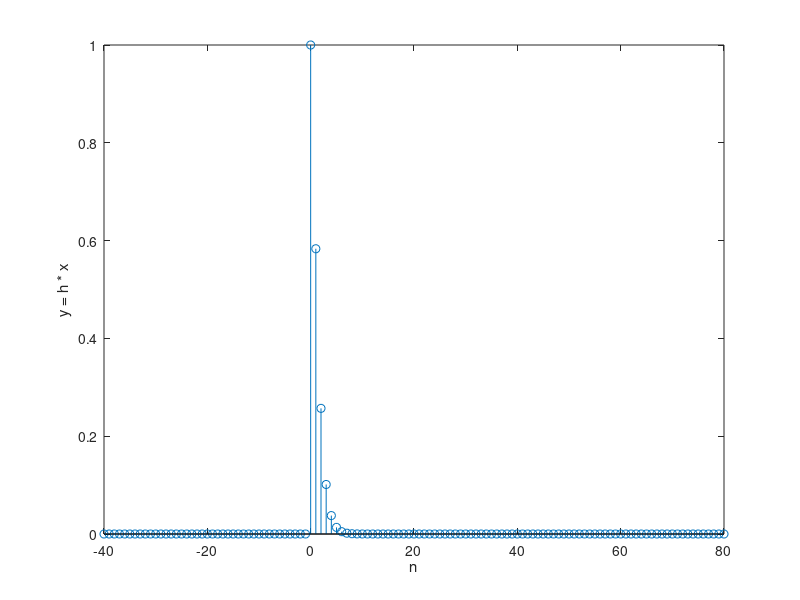

This chart was generated by the following MATLAB code: (Note: this script raises an error after producing the figure.)
% ch02/basic_problem_27.m

n = -20 : 40;
u = (n >= 0);
a = 1 / 4; b = 1 / 3;
x = u .* a .^ n;
h = u .* b .^ n;
y = conv(h, x);
nc = 2 * n(1) : 2 * n(end);
stem(nc, y); xlabel('n'); ylabel('y = h * x');
yf = [zeros(1, 1 : find(n == 0) - 1)];
l = find(nc == 0);
r = length(nc);

yf = [zeros(1, l - 1) manual_y(nc(l : r), a, b)];
printf("Error %d\n", sumsq(y - yf));

function [y] = manual_y(n, a, b)
  if (b < a)
    y = a .^ n .* (1 - (b / a) .^ (n + 1)) / (1 - b / a);
  else
    y = b .^ n .* (1 - (a / b) .^ (n + 1)) / (1 - a / b);
  endif
endfunction
